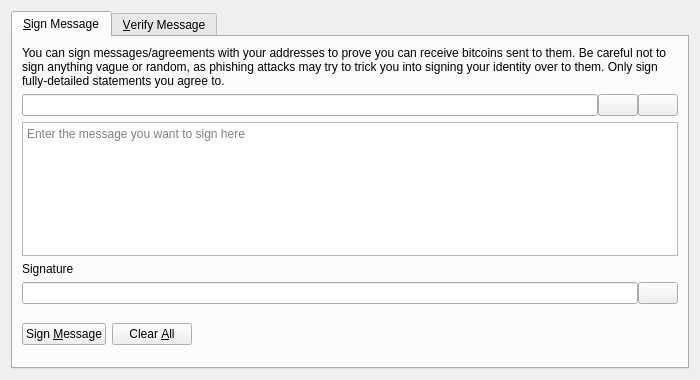
<?xml version="1.0" encoding="UTF-8"?>
<ui version="4.0">
 <class>SignVerifyMessageDialog</class>
 <widget class="QDialog" name="SignVerifyMessageDialog">
  <property name="geometry">
   <rect>
    <x>0</x>
    <y>0</y>
    <width>700</width>
    <height>380</height>
   </rect>
  </property>
  <property name="windowTitle">
   <string>Signatures - Sign / Verify a Message</string>
  </property>
  <property name="modal">
   <bool>true</bool>
  </property>
  <layout class="QVBoxLayout" name="verticalLayout">
   <item>
    <widget class="QTabWidget" name="tabWidget">
     <property name="currentIndex">
      <number>0</number>
     </property>
     <widget class="QWidget" name="tabSignMessage">
      <attribute name="title">
       <string>&amp;Sign Message</string>
      </attribute>
      <layout class="QVBoxLayout" name="verticalLayout_SM">
       <item>
        <widget class="QLabel" name="infoLabel_SM">
         <property name="text">
          <string>You can sign messages/agreements with your addresses to prove you can receive bitcoins sent to them. Be careful not to sign anything vague or random, as phishing attacks may try to trick you into signing your identity over to them. Only sign fully-detailed statements you agree to.</string>
         </property>
         <property name="textFormat">
          <enum>Qt::PlainText</enum>
         </property>
         <property name="wordWrap">
          <bool>true</bool>
         </property>
        </widget>
       </item>
       <item>
        <layout class="QHBoxLayout" name="horizontalLayout_1_SM">
         <property name="spacing">
          <number>0</number>
         </property>
         <item>
          <widget class="QValidatedLineEdit" name="addressIn_SM">
           <property name="toolTip">
            <string>The Bitcoin address to sign the message with</string>
           </property>
          </widget>
         </item>
         <item>
          <widget class="QPushButton" name="addressBookButton_SM">
           <property name="toolTip">
            <string>Choose previously used address</string>
           </property>
           <property name="text">
            <string/>
           </property>
           <property name="icon">
            <iconset resource="../bitcoin.qrc">
             <normaloff>:/icons/address-book</normaloff>:/icons/address-book</iconset>
           </property>
           <property name="shortcut">
            <string>Alt+A</string>
           </property>
           <property name="autoDefault">
            <bool>false</bool>
           </property>
          </widget>
         </item>
         <item>
          <widget class="QPushButton" name="pasteButton_SM">
           <property name="toolTip">
            <string>Paste address from clipboard</string>
           </property>
           <property name="text">
            <string/>
           </property>
           <property name="icon">
            <iconset resource="../bitcoin.qrc">
             <normaloff>:/icons/editpaste</normaloff>:/icons/editpaste</iconset>
           </property>
           <property name="shortcut">
            <string>Alt+P</string>
           </property>
           <property name="autoDefault">
            <bool>false</bool>
           </property>
          </widget>
         </item>
        </layout>
       </item>
       <item>
        <widget class="QPlainTextEdit" name="messageIn_SM">
         <property name="toolTip">
          <string>Enter the message you want to sign here</string>
         </property>
         <property name="placeholderText">
          <string>Enter the message you want to sign here</string>
         </property>
        </widget>
       </item>
       <item>
        <widget class="QLabel" name="signatureLabel_SM">
         <property name="text">
          <string>Signature</string>
         </property>
         <property name="textFormat">
          <enum>Qt::PlainText</enum>
         </property>
        </widget>
       </item>
       <item>
        <layout class="QHBoxLayout" name="horizontalLayout_2_SM">
         <property name="spacing">
          <number>0</number>
         </property>
         <item>
          <widget class="QLineEdit" name="signatureOut_SM">
           <property name="font">
            <font>
             <italic>true</italic>
            </font>
           </property>
           <property name="readOnly">
            <bool>true</bool>
           </property>
          </widget>
         </item>
         <item>
          <widget class="QPushButton" name="copySignatureButton_SM">
           <property name="toolTip">
            <string>Copy the current signature to the system clipboard</string>
           </property>
           <property name="text">
            <string/>
           </property>
           <property name="icon">
            <iconset resource="../bitcoin.qrc">
             <normaloff>:/icons/editcopy</normaloff>:/icons/editcopy</iconset>
           </property>
           <property name="autoDefault">
            <bool>false</bool>
           </property>
          </widget>
         </item>
        </layout>
       </item>
       <item>
        <layout class="QHBoxLayout" name="horizontalLayout_3_SM">
         <item>
          <widget class="QPushButton" name="signMessageButton_SM">
           <property name="toolTip">
            <string>Sign the message to prove you own this Bitcoin address</string>
           </property>
           <property name="text">
            <string>Sign &amp;Message</string>
           </property>
           <property name="icon">
            <iconset resource="../bitcoin.qrc">
             <normaloff>:/icons/edit</normaloff>:/icons/edit</iconset>
           </property>
           <property name="autoDefault">
            <bool>false</bool>
           </property>
          </widget>
         </item>
         <item>
          <widget class="QPushButton" name="clearButton_SM">
           <property name="toolTip">
            <string>Reset all sign message fields</string>
           </property>
           <property name="text">
            <string>Clear &amp;All</string>
           </property>
           <property name="icon">
            <iconset resource="../bitcoin.qrc">
             <normaloff>:/icons/remove</normaloff>:/icons/remove</iconset>
           </property>
           <property name="autoDefault">
            <bool>false</bool>
           </property>
          </widget>
         </item>
         <item>
          <spacer name="horizontalSpacer_1_SM">
           <property name="orientation">
            <enum>Qt::Horizontal</enum>
           </property>
           <property name="sizeHint" stdset="0">
            <size>
             <width>40</width>
             <height>48</height>
            </size>
           </property>
          </spacer>
         </item>
         <item>
          <widget class="QLabel" name="statusLabel_SM">
           <property name="font">
            <font>
             <weight>75</weight>
             <bold>true</bold>
            </font>
           </property>
           <property name="text">
            <string/>
           </property>
           <property name="wordWrap">
            <bool>true</bool>
           </property>
          </widget>
         </item>
         <item>
          <spacer name="horizontalSpacer_2_SM">
           <property name="orientation">
            <enum>Qt::Horizontal</enum>
           </property>
           <property name="sizeHint" stdset="0">
            <size>
             <width>40</width>
             <height>48</height>
            </size>
           </property>
          </spacer>
         </item>
        </layout>
       </item>
      </layout>
     </widget>
     <widget class="QWidget" name="tabVerifyMessage">
      <attribute name="title">
       <string>&amp;Verify Message</string>
      </attribute>
      <layout class="QVBoxLayout" name="verticalLayout_VM">
       <item>
        <widget class="QLabel" name="infoLabel_VM">
         <property name="text">
          <string>Enter the receiver's address, message (ensure you copy line breaks, spaces, tabs, etc. exactly) and signature below to verify the message. Be careful not to read more into the signature than what is in the signed message itself, to avoid being tricked by a man-in-the-middle attack. Note that this only proves the signing party receives with the address, it cannot prove sendership of any transaction!</string>
         </property>
         <property name="textFormat">
          <enum>Qt::PlainText</enum>
         </property>
         <property name="alignment">
          <set>Qt::AlignLeading|Qt::AlignLeft|Qt::AlignTop</set>
         </property>
         <property name="wordWrap">
          <bool>true</bool>
         </property>
        </widget>
       </item>
       <item>
        <layout class="QHBoxLayout" name="horizontalLayout_1_VM">
         <property name="spacing">
          <number>0</number>
         </property>
         <item>
          <widget class="QValidatedLineEdit" name="addressIn_VM">
           <property name="toolTip">
            <string>The Bitcoin address the message was signed with</string>
           </property>
          </widget>
         </item>
         <item>
          <widget class="QPushButton" name="addressBookButton_VM">
           <property name="toolTip">
            <string>Choose previously used address</string>
           </property>
           <property name="text">
            <string/>
           </property>
           <property name="icon">
            <iconset resource="../bitcoin.qrc">
             <normaloff>:/icons/address-book</normaloff>:/icons/address-book</iconset>
           </property>
           <property name="shortcut">
            <string>Alt+A</string>
           </property>
           <property name="autoDefault">
            <bool>false</bool>
           </property>
          </widget>
         </item>
        </layout>
       </item>
       <item>
        <widget class="QPlainTextEdit" name="messageIn_VM"/>
       </item>
       <item>
        <widget class="QValidatedLineEdit" name="signatureIn_VM"/>
       </item>
       <item>
        <layout class="QHBoxLayout" name="horizontalLayout_2_VM">
         <item>
          <widget class="QPushButton" name="verifyMessageButton_VM">
           <property name="toolTip">
            <string>Verify the message to ensure it was signed with the specified Bitcoin address</string>
           </property>
           <property name="text">
            <string>Verify &amp;Message</string>
           </property>
           <property name="icon">
            <iconset resource="../bitcoin.qrc">
             <normaloff>:/icons/transaction_0</normaloff>:/icons/transaction_0</iconset>
           </property>
           <property name="autoDefault">
            <bool>false</bool>
           </property>
          </widget>
         </item>
         <item>
          <widget class="QPushButton" name="clearButton_VM">
           <property name="toolTip">
            <string>Reset all verify message fields</string>
           </property>
           <property name="text">
            <string>Clear &amp;All</string>
           </property>
           <property name="icon">
            <iconset resource="../bitcoin.qrc">
             <normaloff>:/icons/remove</normaloff>:/icons/remove</iconset>
           </property>
           <property name="autoDefault">
            <bool>false</bool>
           </property>
          </widget>
         </item>
         <item>
          <spacer name="horizontalSpacer_1_VM">
           <property name="orientation">
            <enum>Qt::Horizontal</enum>
           </property>
           <property name="sizeHint" stdset="0">
            <size>
             <width>40</width>
             <height>48</height>
            </size>
           </property>
          </spacer>
         </item>
         <item>
          <widget class="QLabel" name="statusLabel_VM">
           <property name="font">
            <font>
             <weight>75</weight>
             <bold>true</bold>
            </font>
           </property>
           <property name="text">
            <string/>
           </property>
           <property name="wordWrap">
            <bool>true</bool>
           </property>
          </widget>
         </item>
         <item>
          <spacer name="horizontalSpacer_2_VM">
           <property name="orientation">
            <enum>Qt::Horizontal</enum>
           </property>
           <property name="sizeHint" stdset="0">
            <size>
             <width>40</width>
             <height>48</height>
            </size>
           </property>
          </spacer>
         </item>
        </layout>
       </item>
      </layout>
     </widget>
    </widget>
   </item>
  </layout>
 </widget>
 <customwidgets>
  <customwidget>
   <class>QValidatedLineEdit</class>
   <extends>QLineEdit</extends>
   <header>qt/qvalidatedlineedit.h</header>
  </customwidget>
 </customwidgets>
 <resources>
  <include location="../bitcoin.qrc"/>
 </resources>
 <connections/>
</ui>
